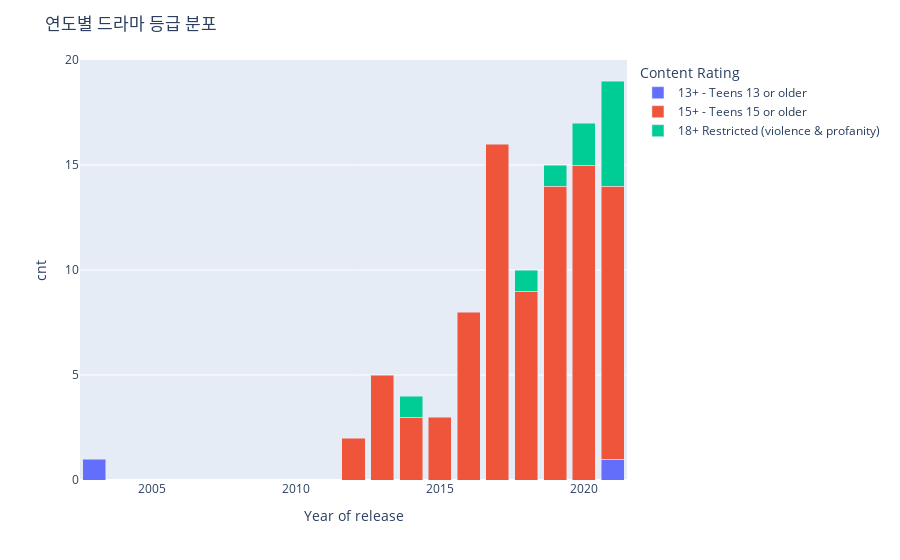

The cell this chart's notebook holds for it:
### Code cell
fig = px.bar(
    data_frame = data.groupby(['Year of release','Content Rating']).size().reset_index().rename(columns={0:'cnt'}),
    x = 'Year of release',
    y = 'cnt',
    color = 'Content Rating',
    barmode = 'stack'
)

fig.update_layout(title='연도별 드라마 등급 분포')

fig.show()

### Figure 1 — Plotly figure (JSON) as saved in the notebook; plotly's stock layout.template omitted (floating-point values rounded to 4 significant figures)
{"data": [{"alignmentgroup": "True", "hovertemplate": "Content Rating=13+ - Teens 13 or older <br>Year of release=%{x}<br>cnt=%{y}<extra></extra>", "legendgroup": "13+ - Teens 13 or older ", "marker": {"color": "#636efa", "pattern": {"shape": ""}}, "name": "13+ - Teens 13 or older ", "offsetgroup": "13+ - Teens 13 or older ", "orientation": "v", "showlegend": true, "textposition": "auto", "type": "bar", "x": [2003, 2021], "xaxis": "x", "y": [1, 1], "yaxis": "y"}, {"alignmentgroup": "True", "hovertemplate": "Content Rating=15+ - Teens 15 or older <br>Year of release=%{x}<br>cnt=%{y}<extra></extra>", "legendgroup": "15+ - Teens 15 or older ", "marker": {"color": "#EF553B", "pattern": {"shape": ""}}, "name": "15+ - Teens 15 or older ", "offsetgroup": "15+ - Teens 15 or older ", "orientation": "v", "showlegend": true, "textposition": "auto", "type": "bar", "x": [2012, 2013, 2014, 2015, 2016, 2017, 2018, 2019, 2020, 2021], "xaxis": "x", "y": [2, 5, 3, 3, 8, 16, 9, 14, 15, 13], "yaxis": "y"}, {"alignmentgroup": "True", "hovertemplate": "Content Rating=18+ Restricted (violence & profanity) <br>Year of release=%{x}<br>cnt=%{y}<extra></extra>", "legendgroup": "18+ Restricted (violence & profanity) ", "marker": {"color": "#00cc96", "pattern": {"shape": ""}}, "name": "18+ Restricted (violence & profanity) ", "offsetgroup": "18+ Restricted (violence & profanity) ", "orientation": "v", "showlegend": true, "textposition": "auto", "type": "bar", "x": [2014, 2018, 2019, 2020, 2021], "xaxis": "x", "y": [1, 1, 1, 2, 5], "yaxis": "y"}], "layout": {"barmode": "stack", "legend": {"title": {"text": "Content Rating"}, "tracegroupgap": 0}, "margin": {"t": 60}, "title": {"text": "연도별 드라마 등급 분포"}, "xaxis": {"anchor": "y", "domain": [0, 1], "title": {"text": "Year of release"}}, "yaxis": {"anchor": "x", "domain": [0, 1], "title": {"text": "cnt"}}}}
